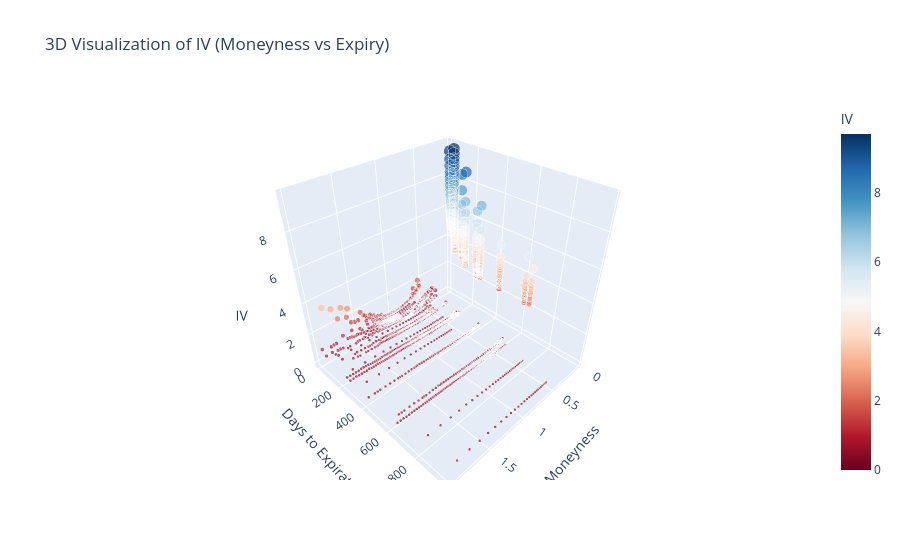

This figure's notebook cell:
### Markdown cell above
- IV increases as options move away from ATM -> Moneyness is a key driver of IV
- Short maturities show more dispersion
- log_openInterest has high correlation with log_volume (0,45) as both capture liquidity; they both have slight negative - relationship vs spread → might partially redundant
- Clear difference between ITM and OTM boxplots

Overall, relationships are nonlinear, we could expect Linear models will perform poorly.

### Code cell
# Generate 3D scatter plot
fig_3d = px.scatter_3d(
    df_call,
    x='moneyness',
    y='Days to Expiration',
    z='impliedVolatility',
    color='impliedVolatility',
    size='impliedVolatility',
    color_continuous_scale='RdBu',
    title='3D Visualization of IV (Moneyness vs Expiry)',
    labels={
        'moneyness': 'Moneyness (S/K)',
        'Days to Expiration': 'Days to Expiration',
        'impliedVolatility': 'IV'
    }
)

fig_3d.update_layout(scene=dict(
    xaxis_title='Moneyness',
    yaxis_title='Days to Expiration',
    zaxis_title='IV'
))

fig_3d.show()

### Figure 1 — Plotly figure (JSON) as saved in the notebook; plotly's stock layout.template omitted (floating-point values rounded to 4 significant figures; data arrays with more than 128 entries replaced by an {"elided": "..."} marker saying what was removed)
{"data": [{"hovertemplate": "Moneyness (S/K)=%{x}<br>Days to Expiration=%{y}<br>IV=%{marker.color}<extra></extra>", "legendgroup": "", "marker": {"color": {"elided": "1856 float values"}, "coloraxis": "coloraxis", "size": {"elided": "1856 float values"}, "sizemode": "area", "sizeref": 0.02423, "symbol": "circle"}, "mode": "markers", "name": "", "scene": "scene", "showlegend": false, "type": "scatter3d", "x": {"elided": "1856 float values"}, "y": {"elided": "1856 int values"}, "z": {"elided": "1856 float values"}}], "layout": {"coloraxis": {"colorbar": {"title": {"text": "IV"}}, "colorscale": [[0, "rgb(103,0,31)"], [0.1, "rgb(178,24,43)"], [0.2, "rgb(214,96,77)"], [0.3, "rgb(244,165,130)"], [0.4, "rgb(253,219,199)"], [0.5, "rgb(247,247,247)"], [0.6, "rgb(209,229,240)"], [0.7, "rgb(146,197,222)"], [0.8, "rgb(67,147,195)"], [0.9, "rgb(33,102,172)"], [1, "rgb(5,48,97)"]]}, "legend": {"itemsizing": "constant", "tracegroupgap": 0}, "scene": {"domain": {"x": [0, 1], "y": [0, 1]}, "xaxis": {"title": {"text": "Moneyness"}}, "yaxis": {"title": {"text": "Days to Expiration"}}, "zaxis": {"title": {"text": "IV"}}}, "title": {"text": "3D Visualization of IV (Moneyness vs Expiry)"}}}
